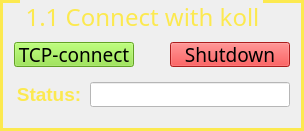
       <widget class="QGroupBox" name="groupBox_16">
        <property name="geometry">
         <rect>
          <x>0</x>
          <y>10</y>
          <width>300</width>
          <height>131</height>
         </rect>
        </property>
        <property name="minimumSize">
         <size>
          <width>0</width>
          <height>0</height>
         </size>
        </property>
        <property name="maximumSize">
         <size>
          <width>800</width>
          <height>999</height>
         </size>
        </property>
        <property name="font">
         <font>
          <family>Adobe 黑体 Std R</family>
          <pointsize>18</pointsize>
         </font>
        </property>
        <property name="styleSheet">
         <string notr="true">   QGroupBox {
	color: rgb(252, 233, 79);
	border-color: rgb(252, 233, 79);
            border-width: 3px;
            border-style: solid;
            margin-top: 2ex;
        }
        QGroupBox::title {
            subcontrol-origin: margin;
            subcontrol-position: top left;
            left: 20px;
            margin-left: 2px;
            padding: 0  0px;
        }</string>
        </property>
        <property name="title">
         <string>1.1 Connect with koll</string>
        </property>
        <layout class="QGridLayout" name="gridLayout_15">
         <property name="topMargin">
          <number>30</number>
         </property>
         <item row="1" column="0">
          <widget class="QLabel" name="label_78">
           <property name="minimumSize">
            <size>
             <width>70</width>
             <height>25</height>
            </size>
           </property>
           <property name="maximumSize">
            <size>
             <width>70</width>
             <height>25</height>
            </size>
           </property>
           <property name="styleSheet">
            <string notr="true">
font: 12pt &quot;Adobe 黑体 Std R&quot;;</string>
           </property>
           <property name="text">
            <string>&lt;html&gt;&lt;head/&gt;&lt;body&gt;&lt;p align=&quot;center&quot;&gt;&lt;span style=&quot; font-size:14pt; font-weight:600; color:#fce94f;&quot;&gt;Status:&lt;/span&gt;&lt;/p&gt;&lt;/body&gt;&lt;/html&gt;</string>
           </property>
           <property name="alignment">
            <set>Qt::AlignLeading|Qt::AlignLeft|Qt::AlignVCenter</set>
           </property>
           <property name="wordWrap">
            <bool>false</bool>
           </property>
           <property name="margin">
            <number>0</number>
           </property>
           <property name="indent">
            <number>-2</number>
           </property>
           <property name="openExternalLinks">
            <bool>false</bool>
           </property>
          </widget>
         </item>
         <item row="1" column="1" colspan="2">
          <widget class="QLineEdit" name="TCP_tset_recv">
           <property name="minimumSize">
            <size>
             <width>200</width>
             <height>25</height>
            </size>
           </property>
           <property name="maximumSize">
            <size>
             <width>200</width>
             <height>25</height>
            </size>
           </property>
           <property name="styleSheet">
            <string notr="true">background-color: rgb(255, 255, 255);</string>
           </property>
          </widget>
         </item>
         <item row="0" column="0" colspan="2">
          <widget class="QPushButton" name="pushButton_analysis_1_28">
           <property name="sizePolicy">
            <sizepolicy hsizetype="Minimum" vsizetype="Fixed">
             <horstretch>130</horstretch>
             <verstretch>35</verstretch>
            </sizepolicy>
           </property>
           <property name="minimumSize">
            <size>
             <width>120</width>
             <height>25</height>
            </size>
           </property>
           <property name="maximumSize">
            <size>
             <width>120</width>
             <height>25</height>
            </size>
           </property>
           <property name="font">
            <font>
             <family>Adobe 黑体 Std R</family>
             <pointsize>14</pointsize>
             <weight>50</weight>
             <italic>false</italic>
             <bold>false</bold>
            </font>
           </property>
           <property name="focusPolicy">
            <enum>Qt::NoFocus</enum>
           </property>
           <property name="styleSheet">
            <string notr="true">background-color: rgb(138, 226, 52);</string>
           </property>
           <property name="text">
            <string>TCP-connect</string>
           </property>
          </widget>
         </item>
         <item row="0" column="2">
          <widget class="QPushButton" name="pushButton_analysis_1_25">
           <property name="sizePolicy">
            <sizepolicy hsizetype="Minimum" vsizetype="Fixed">
             <horstretch>130</horstretch>
             <verstretch>35</verstretch>
            </sizepolicy>
           </property>
           <property name="minimumSize">
            <size>
             <width>120</width>
             <height>25</height>
            </size>
           </property>
           <property name="maximumSize">
            <size>
             <width>120</width>
             <height>25</height>
            </size>
           </property>
           <property name="font">
            <font>
             <family>Adobe 黑体 Std R</family>
             <pointsize>14</pointsize>
             <weight>50</weight>
             <italic>false</italic>
             <bold>false</bold>
            </font>
           </property>
           <property name="focusPolicy">
            <enum>Qt::NoFocus</enum>
           </property>
           <property name="styleSheet">
            <string notr="true">background-color: rgb(239, 41, 41);</string>
           </property>
           <property name="text">
            <string>Shutdown</string>
           </property>
          </widget>
         </item>
        </layout>
       </widget>
